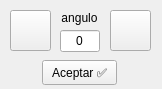
<?xml version="1.0" encoding="UTF-8"?>
<ui version="4.0">
 <class>Form</class>
 <widget class="QWidget" name="Form">
  <property name="windowModality">
   <enum>Qt::ApplicationModal</enum>
  </property>
  <property name="geometry">
   <rect>
    <x>0</x>
    <y>0</y>
    <width>162</width>
    <height>89</height>
   </rect>
  </property>
  <property name="windowTitle">
   <string>Girar</string>
  </property>
  <property name="inputMethodHints">
   <set>Qt::ImhNone</set>
  </property>
  <widget class="QPushButton" name="cmdDerecha">
   <property name="geometry">
    <rect>
     <x>110</x>
     <y>10</y>
     <width>41</width>
     <height>41</height>
    </rect>
   </property>
   <property name="text">
    <string/>
   </property>
   <property name="iconSize">
    <size>
     <width>24</width>
     <height>24</height>
    </size>
   </property>
  </widget>
  <widget class="QPushButton" name="cmdIzquierda">
   <property name="geometry">
    <rect>
     <x>10</x>
     <y>10</y>
     <width>41</width>
     <height>41</height>
    </rect>
   </property>
   <property name="text">
    <string/>
   </property>
   <property name="iconSize">
    <size>
     <width>24</width>
     <height>24</height>
    </size>
   </property>
  </widget>
  <widget class="QLabel" name="label">
   <property name="geometry">
    <rect>
     <x>55</x>
     <y>10</y>
     <width>49</width>
     <height>16</height>
    </rect>
   </property>
   <property name="text">
    <string>angulo</string>
   </property>
   <property name="alignment">
    <set>Qt::AlignCenter</set>
   </property>
  </widget>
  <widget class="QLineEdit" name="txtAngulo">
   <property name="geometry">
    <rect>
     <x>60</x>
     <y>30</y>
     <width>40</width>
     <height>22</height>
    </rect>
   </property>
   <property name="inputMethodHints">
    <set>Qt::ImhFormattedNumbersOnly</set>
   </property>
   <property name="text">
    <string>0</string>
   </property>
   <property name="maxLength">
    <number>5</number>
   </property>
   <property name="alignment">
    <set>Qt::AlignCenter</set>
   </property>
  </widget>
  <widget class="QPushButton" name="cmdAceptar">
   <property name="geometry">
    <rect>
     <x>42</x>
     <y>60</y>
     <width>75</width>
     <height>25</height>
    </rect>
   </property>
   <property name="text">
    <string>Aceptar ✅</string>
   </property>
   <property name="shortcut">
    <string>Return</string>
   </property>
  </widget>
 </widget>
 <resources/>
 <connections/>
</ui>
